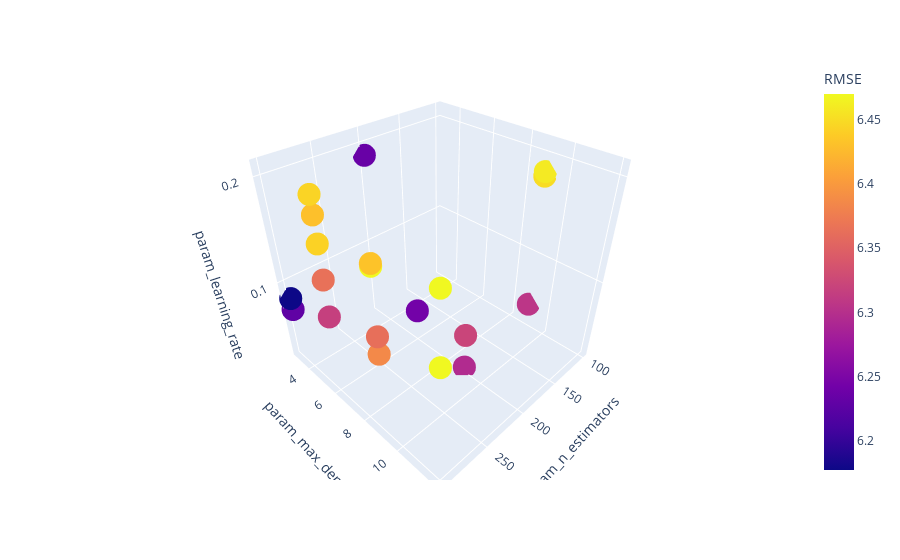

Here is the notebook cell this chart was saved with:
### Code cell
import matplotlib.pyplot as plt
import seaborn as sns
import plotly.express as px


# create a dataframe from results
fig = px.scatter_3d(results, x = params_key[0], 
                    y = params_key[1], 
                    z = params_key[2],
                    color = 'root_mean_square_error')
fig.update_layout(coloraxis_colorbar_title='RMSE')
fig.show()

### Figure 1 — Plotly figure (JSON) as saved in the notebook; plotly's stock layout.template omitted (floating-point values rounded to 4 significant figures)
{"data": [{"hovertemplate": "param_n_estimators=%{x}<br>param_max_depth=%{y}<br>param_learning_rate=%{z}<br>root_mean_square_error=%{marker.color}<extra></extra>", "legendgroup": "", "marker": {"color": [6.46, 6.47, 6.365, 6.229, 6.177, 6.243, 6.47, 6.386, 6.306, 6.432, 6.317, 6.45, 6.235, 6.322, 6.444, 6.296, 6.443, 6.43, 6.363, 6.469], "coloraxis": "coloraxis", "symbol": "circle"}, "mode": "markers", "name": "", "scene": "scene", "showlegend": false, "type": "scatter3d", "x": [100, 300, 300, 300, 300, 200, 300, 300, 100, 300, 300, 100, 200, 200, 300, 200, 300, 300, 300, 300], "y": [9, 12, 6, 3, 3, 6, 9, 9, 9, 9, 6, 9, 3, 9, 6, 9, 6, 6, 9, 12], "z": [0.1845, 0.1342, 0.1359, 0.07006, 0.08272, 0.05003, 0.1795, 0.1018, 0.04021, 0.1817, 0.09927, 0.1802, 0.1898, 0.05894, 0.2079, 0.01941, 0.1682, 0.192, 0.1189, 0.1958]}], "layout": {"coloraxis": {"colorbar": {"title": {"text": "RMSE"}}, "colorscale": [[0, "#0d0887"], [0.1111, "#46039f"], [0.2222, "#7201a8"], [0.3333, "#9c179e"], [0.4444, "#bd3786"], [0.5556, "#d8576b"], [0.6667, "#ed7953"], [0.7778, "#fb9f3a"], [0.8889, "#fdca26"], [1, "#f0f921"]]}, "legend": {"tracegroupgap": 0}, "margin": {"t": 60}, "scene": {"domain": {"x": [0, 1], "y": [0, 1]}, "xaxis": {"title": {"text": "param_n_estimators"}}, "yaxis": {"title": {"text": "param_max_depth"}}, "zaxis": {"title": {"text": "param_learning_rate"}}}}}
